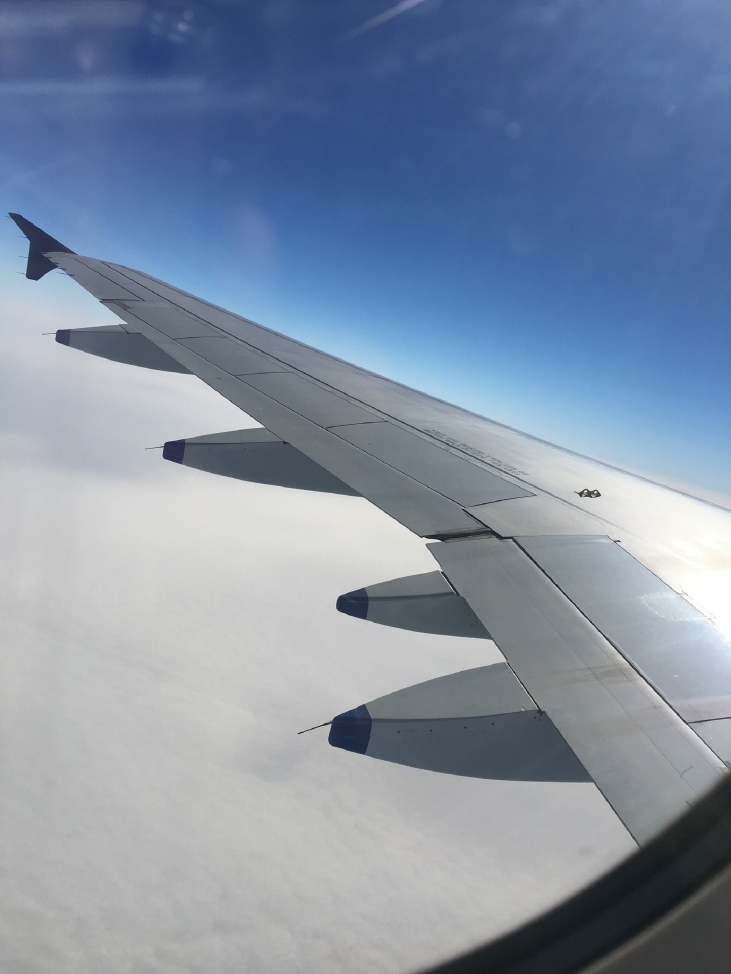
#> input picture Abdulhameed Nasiru-002/images/sample.jpg, 2192 x 2921 px (shown at 1/3 size)
$ python 'task9(python).py'
#> lines starting #> are read from the running program, lines starting #| are printed output that depends on the picture
#> further down, im is the input picture: PIL image 2192x2921 RGB; mean R, G, B 130.7, 145.1, 165.1
from PIL import Image

def resize(im,new_width):
#> called with new_width = 200
    width,height = im.size
#> width = 2192; height = 2921
    ratio = height/width
#> ratio = 1.33
    new_height = int(ratio*new_width)
#> new_height = 266
    resized_image = im.resize((new_width,new_height))
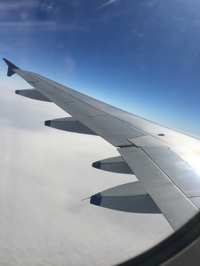
#> resized_image: PIL image 200x266 RGB; mean R, G, B 130.7, 145.1, 165.1
    return resized_image
im = Image.open("images/sample.jpg")

im_resized = resize(im,200)
im_resized.save("images/sample1.jpg")
im_resized.show()

$ run again, with Abdulhameed Nasiru-002/images/about1.png saved as Abdulhameed Nasiru-002/images/sample.jpg
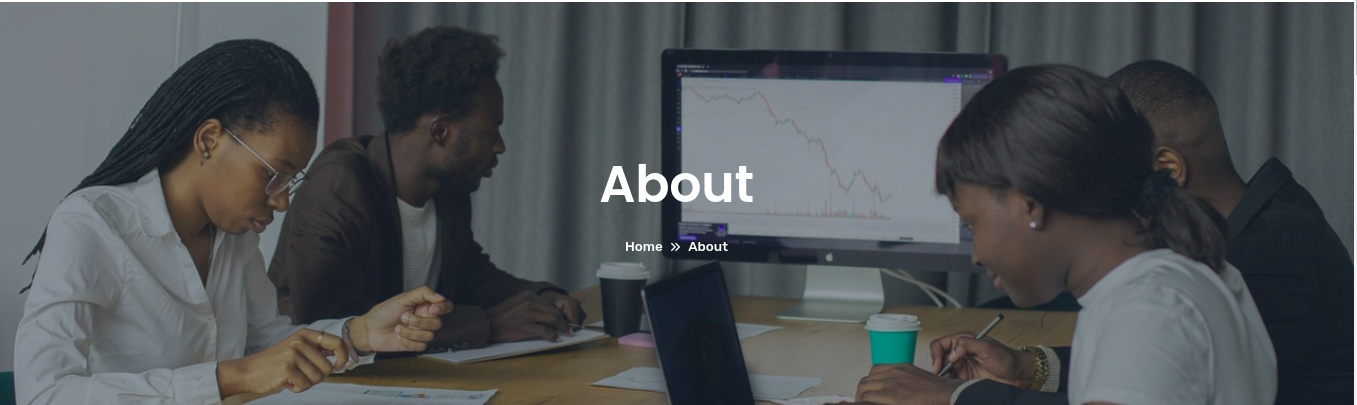
#> input picture Abdulhameed Nasiru-002/images/about1.png, 1357 x 405 px
#> im is the input picture: PIL image 1357x405 RGB; mean R, G, B 78.8, 82.9, 85.7
#> in resize, `resized_image = im.resize((new_width,new_height))`:
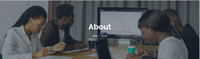
#> resized_image: PIL image 200x59 RGB; mean R, G, B 78.5, 82.7, 85.5
